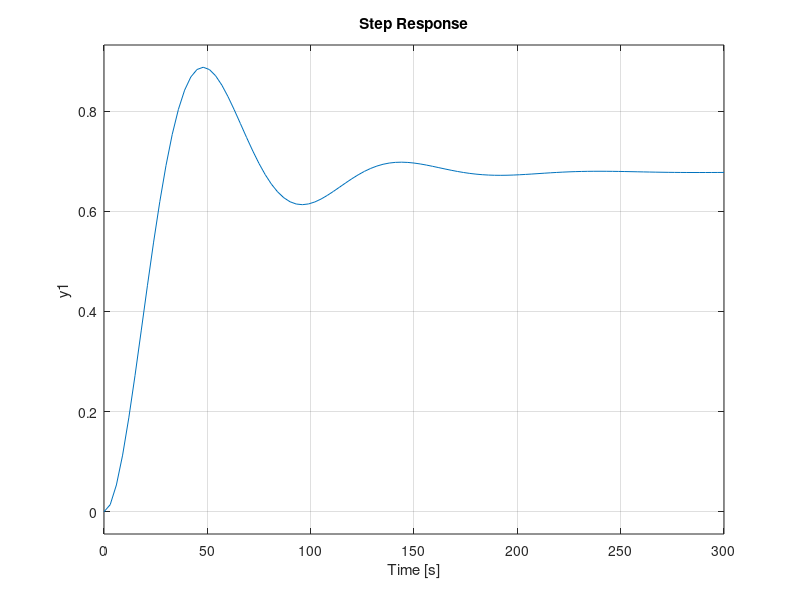

Write MATLAB code to recreate this figure. (Note: this script raises an error after producing the figure.)
%% System used
clear all; close all; clc;

zeta = 0.35;
omega_n = 0.070;
gain = 0.678;

A = [0,1;
    -omega_n^2, -omega_n*zeta*2];
B = [0;omega_n^2]*gain
C = [1,0]

sys_ss = ss(A,B,C,0)

step(sys_ss)

%% Controller
close all
Ts = 1;
[F,G] = c2d(A,B,Ts)

eig(A)
1/Ts*log(eig(F))

sys_ss_d = ss(F,G,C,0,Ts)

figure(1)
step(sys_ss)
hold on
step(sys_ss_d)
legend('Continuous-time','Discrete-time')

Fa = [F zeros(2,1)
      -C*Ts 1]
Ga = [G;0]

R1 = diag([1 0 100])
R2 = 1000;
K_lqr = dlqr(Fa,Ga, R1,R2)

Ki = -K_lqr(end)
Kd = K_lqr(1:end-1)


sys_cl = ss(Fa-Ga*K_lqr,[0,0,Ts]',[1,0,0], 0, Ts)



figure(1)
step(sys_cl)
legend('Continuous-time','Discrete-time','closed loop')

